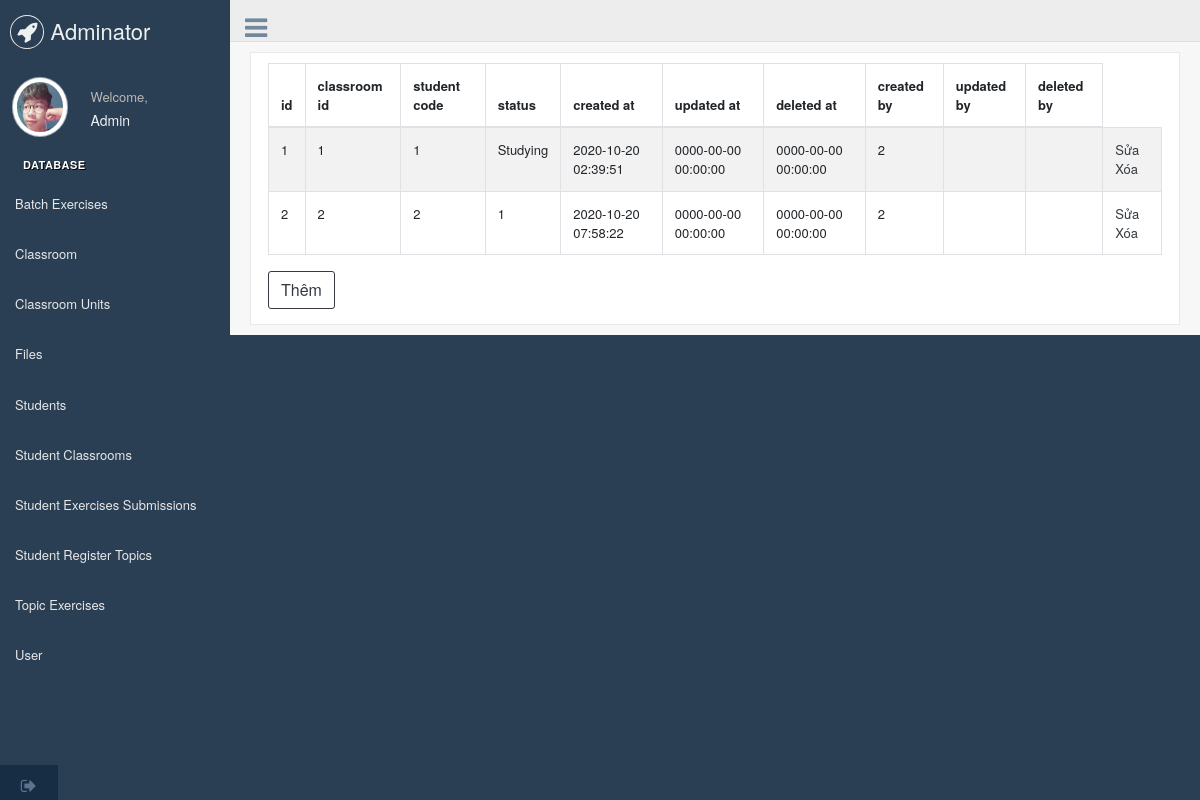
The app's page /InsideSite/manageDatabase.php?page=student_classrooms (signed in) with its own data.
### tables this page shows
CREATE TABLE `student_classrooms` (
  `id` bigint(20) NOT NULL,
  `classroom_id` varchar(25) DEFAULT NULL,
  `student_code` varchar(255) DEFAULT NULL,
  `status` varchar(255) DEFAULT NULL,
  `created_by` bigint(20) DEFAULT NULL,
  `created_at` timestamp NOT NULL DEFAULT CURRENT_TIMESTAMP ON UPDATE CURRENT_TIMESTAMP,
  `updated_by` bigint(20) DEFAULT NULL,
  `updated_at` timestamp NOT NULL DEFAULT '0000-00-00 00:00:00',
  `deleted_by` bigint(20) DEFAULT NULL,
  `deleted_at` timestamp NOT NULL DEFAULT '0000-00-00 00:00:00'
);

### InsideSite/displayDB/student_classrooms.php (the view, shortened to what this page needs)
<?php
	if(isset($_GET['edit'])){
		$sql = "select * from student_classrooms
				where id = '".$_GET['edit']."'";
		$stmt = $conn->prepare($sql);
		$stmt->execute();
		$profile=$stmt->fetch(PDO::FETCH_ASSOC);
		include_once 'editDB/student_classrooms_editDP.php';
		include_once 'editDB/student_classrooms_editDB.php';
		if(isset($error))
	    {
	      	foreach($error as $err)
	      	{
	          	?>
              	<div class="container body">
                  	<div class="main_container">
                      	<div class="right_col" role="main">
                        	<div class="alert alert-danger">
                            <i class="fa fa-warning"></i> &nbsp; <?php echo $err; ?>
                        	</div>
                      	</div>
                  	</div>
              	</div>
	          	<?php
	      	}
	  	}
	}
	else{
?>
  <body class="nav-md">
    <div class="container body">
      <div class="main_container">
        <div class="right_col" role="main">
          <div class="row">
            <div class="col-md-12 col-sm-12 ">
              <div class="x_panel">
                <div class="row">
                  <div class="col-sm-12">
                    <div class="card-box table-responsive">
                    <table id="datatable" class="table table-striped table-bordered" style="width:100%">
                      <thead>
                        <tr>
                          	<th>id</th>
							<th>classroom id</th>
							<th>student code</th>
							<th>status</th>
							<th>created at</th>
							<th>updated at</th>
							<th>deleted at</th>
							<th>created by</th>
							<th>updated by</th>
							<th>deleted by</th>
                        </tr>
                      </thead>
                      <tbody>
<?php
	$sql = "select * from student_classrooms";
	$stmt = $conn->prepare($sql);
	$stmt->execute();
	while($row=$stmt->fetch(PDO::FETCH_ASSOC)){
		echo '<tr><td>'.$row['id'].'</td>';
		echo '<td>'.$row['classroom_id'].'</td>';
		echo '<td>'.$row['student_code'].'</td>';
		echo '<td>'.$row['status'].'</td>';
		echo '<td>'.$row['created_at'].'</td>';
		echo '<td>'.$row['updated_at'].'</td>';
		echo '<td>'.$row['deleted_at'].'</td>';
		echo '<td>'.$row['created_by'].'</td>';
		echo '<td>'.$row['updated_by'].'</td>';
		echo '<td>'.$row['deleted_by'].'</td>';
?>
		<td>
			<a href="manageDatabase.php?page=student_classrooms&&edit=<?php echo $row['id'];?>" class=" btn-outline-dark ">Sửa</a>
			<a href="manageDatabase.php?page=student_classrooms&&del=<?php echo $row['id'];?>" class=" btn-outline-dark ">Xóa</a>
		</td>
		</tr>
<?php
	}
?>
                      </tbody>
					</table>
					<a href="manageDatabase.php?page=student_classrooms&&insert" class="btn btn-outline-dark" >Thêm</a>
                    </div>
                  </div>
                </div>
              </div>
            </div>
          </div>
        </div>
      </div>
	</div>
  </body>
</html>
<?php
	}
?>

### records on screen
student_classrooms: id "1", classroom "1", student_code "1", status "Studying", created_at "2020-10-20 02:39:51", updated_at "0000-00-00 00:00:00", deleted_at "0000-00-00 00:00:00", created_by "2"
student_classrooms: id "2", classroom "2", student_code "2", status "1", created_at "2020-10-20 07:58:22", updated_at "0000-00-00 00:00:00", deleted_at "0000-00-00 00:00:00", created_by "2"
